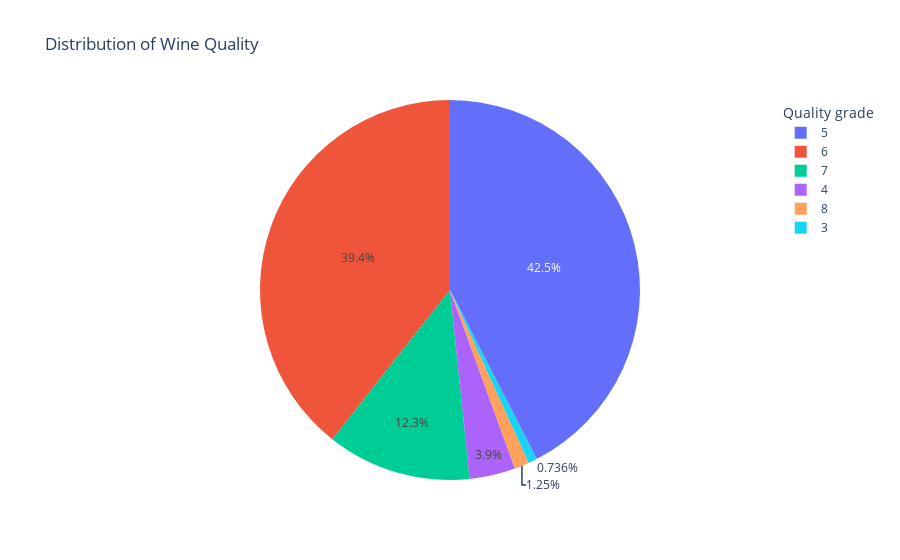

Here is the notebook cell this chart was saved with:
### Code cell
# Interactive pie chart (not be shown on Github version but on JN):
# Count the occurrences of each quality category
quality_counts = df['quality'].value_counts().reset_index()
quality_counts.columns = ['Quality', 'Count']

# Create an interactive pie chart using Plotly Express
fig = px.pie(quality_counts, values='Count', names='Quality',
             title='Distribution of Wine Quality',
             labels={'Quality': 'Quality Category'})
# Customize the legend title
fig.update_layout(legend_title_text='Quality grade')
# Show the interactive chart
fig.show()

### Figure 1 — Plotly figure (JSON) as saved in the notebook; plotly's stock layout.template omitted (floating-point values rounded to 4 significant figures)
{"data": [{"domain": {"x": [0, 1], "y": [0, 1]}, "hovertemplate": "Quality Category=%{label}<br>Count=%{value}<extra></extra>", "labels": [5, 6, 7, 4, 8, 3], "legendgroup": "", "name": "", "showlegend": true, "type": "pie", "values": [577, 535, 167, 53, 17, 10]}], "layout": {"legend": {"title": {"text": "Quality grade"}, "tracegroupgap": 0}, "title": {"text": "Distribution of Wine Quality"}}}
